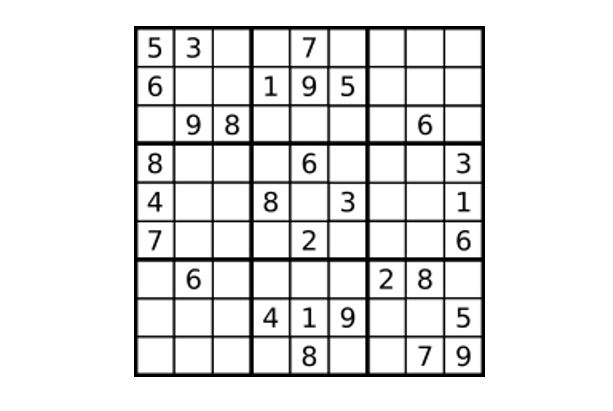
#> input picture examples/example_1.jpg, 613 x 411 px, given in place of the camera
$ python main.py   (older library calls are emulated)
#> lines starting #> are read from the running program, lines starting #| are printed output that depends on the picture; after the words box and inside, x2 and y2 are one past the last pixel; in counts of white or black regions, pixels touching at a corner belong together
#> further down, frame is the input picture: shape (411, 613, 3); min 0, max 255, mean 230.9
### solver.py
import sys
import numpy as np
from datetime import datetime
from copy import deepcopy

def solve_sudoku(sudoku_array):
    # https://stackoverflow.com/questions/1697334/algorithm-for-solving-sudoku von:dominik von stack overflow
    # HIER ANJAS TEIL
    # Eingabe: Sudoku als mehrdimensionales Array (je Reihe ein Unter-Array),
    #          z.B: [[5, 3, 0, 0, 7, 0, 0, 0, 0], [6, 0, 0, 1, 9, 5, 0, 0, 0], ...]
    #          die Nullen entsprechen den leeren Sudoku-Feldern
    # Source: https://stackoverflow.com/a/35500280/3582159

    def output(a):
        sys.stdout.write(str(a))

    N = len(sudoku_array)

    # [128 lines left out: functions print_field, read, done, propagate_step, propagate, solve, not called in this run]


    starttime = datetime.now()
    print("started solving")
    res = None
    # do not solve sudokus with less than 5 known numbers (of 81)
    if(np.count_nonzero(sudoku_array) >= 5):
        state = read(sudoku_array)
        res = solve(state)
        if res is not None:
            print("solved")
        else:
            print("could not solve")
        #print_field(res)
    else:
        print("jumped solving because less than 5 known numbers")

    # Ausgabe: gelöstes Sudoku in der gleichen Struktur oder wenn unlösbar: original-sudoku
    return res if res else sudoku_array

### digit_detector.py
import cv2
import numpy as np
from sklearn import svm, metrics

def get_digit_classifier(digits):
    # modified from http://scikit-learn.org/stable/auto_examples/classification/plot_digits_classification.html
    # To apply a classifier on this data, we need to flatten the image, to turn the data in a (samples, feature) matrix:
    n_samples = len(digits.images)
    #print("+++++++++++++",digits.images[0],"+++++++++++++")
    data = digits.images.reshape((n_samples, -1))
    #print("************", data[0], "************")

    # Create a classifier: a support vector classifier
    classifier = svm.SVC(gamma=0.001, probability=True)

    # learn the digitss
    classifier.fit(data, digits.target)

    #print("Classification report for classifier %s:\n%s\n"
    #      % (classifier, metrics.classification_report(expected, predicted)))
    #print("Confusion matrix:\n%s" % metrics.confusion_matrix(expected, predicted))
    return classifier


def detect_digit(frame, classifier):
    # HIER NINAS TEIL
    # Eingabe: Zugeschnittenes Schwarz-Weißes OpenCV Bild "frame" mit genau einer oder keiner Ziffer

    if len(frame) < 8:
        return 0


    #Höhe/Breite bestimmen
    height, width = frame.shape[:2]


    #10% von w und h berechnen

    x=int(0.1*width)
    y=int(0.1*height)

    #frame-Zuschnitt

    frame_zuschnitt=frame[x:int(x+(width-2*x)) ,  y: int(y+(height-2*y)) ]

    # classifier needs an 8x8 picture with 16 greyscale steps (4 Bit) and black digits on white bg
    frame_mini = cv2.resize(frame_zuschnitt, (8,8))
    # now we can invert the image for black digits on white
    frame_mini = cv2.bitwise_not(frame_mini)
    # currently it has 256 Steps (8 Bit). Reduce amount of steps by dividing by (256/4) and convert to float64
    frame_mini = np.float64(frame_mini // 16)
    frame_mini = np.array(frame_mini, np.float64)

    # now the 8x8 picture has to be flatten:
    frame_mini_flat = np.ndarray.flatten(frame_mini)

    #print("~~~~~~~~~~~~~~",frame_mini_flat,"~~~~~~~~~~~~~~")
    predicted_probs = classifier.predict_proba([frame_mini_flat])[0]
    predicted_digit = np.argmax(predicted_probs)
    predicted_digit_prob = predicted_probs[predicted_digit]

    # print("Zahl:",predicted_digit,"%:",predicted_digit_prob)

    # Ausgabe: Integer der Ziffer oder 0 wenn (wahrscheinlich) keine Ziffer vorhanden
    return predicted_digit if predicted_digit_prob > 0.2 else 0

### main.py
#!/usr/bin/env python

import cv2
import numpy as np
from numpy.random import randint
from imutils.perspective import four_point_transform
import imutils
from sklearn import datasets
from solver import solve_sudoku
from digit_detector import get_digit_classifier, detect_digit

print("Press Q to exit")

def processFrame(frame):
    modifiedFrame = frame.copy()

    """
    #cut to square
    h,w,c = modifiedFrame.shape
    x = int((w-h)/2)
    modifiedFrame = modifiedFrame[0:h, x:x + h]
    """

    # convert to black and white
    modifiedFrame = cv2.cvtColor(modifiedFrame, cv2.COLOR_BGR2GRAY)
    (thresh, modifiedFrame) = cv2.threshold(modifiedFrame, 128, 255, cv2.THRESH_BINARY | cv2.THRESH_OTSU)
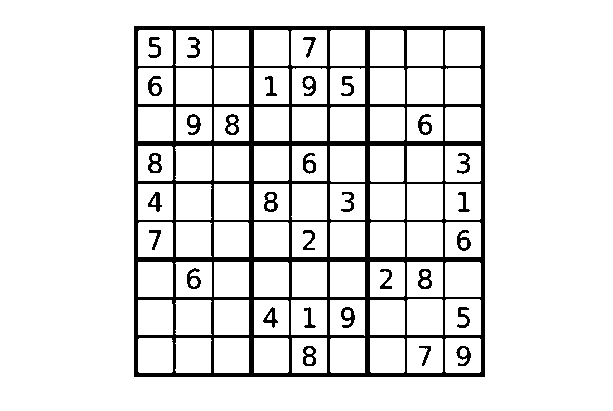
#> modifiedFrame: shape (411, 613); 89.6% white; 31 black regions, largest, box (x1, y1, x2, y2) and area: (134, 26, 485, 377) 22400, (418, 269, 432, 289) 155, (148, 153, 162, 173) 153
#> thresh = 150

    # detect outlines
    blurred = cv2.GaussianBlur(modifiedFrame, (5, 5), 0)
    edged = cv2.Canny(blurred, 50, 200, 255)
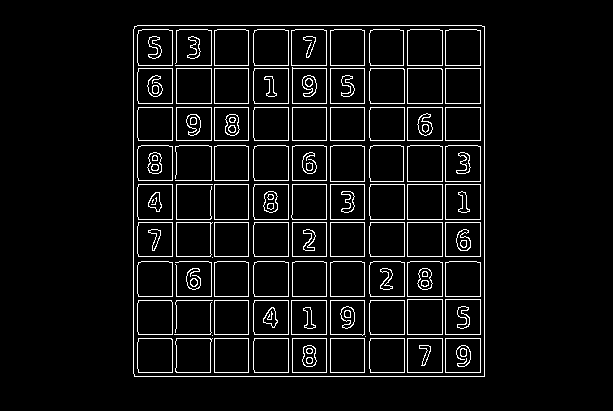
#> edged: shape (411, 613); 6.1% white in thin lines or dots, all inside (x1, y1, x2, y2) = (133, 25, 485, 377)

    # biggest rectangle
    # find contours in the edge map, then sort them by their
    # size in descending order
    cnts = cv2.findContours(edged.copy(), cv2.RETR_EXTERNAL,
                            cv2.CHAIN_APPROX_SIMPLE)
#> cnts = 1 contour; box (x1, y1, x2, y2) and area: (133, 25, 485, 377) 123190
    cnts = cnts[0] if imutils.is_cv2() else cnts[1]
    cnts = sorted(cnts, key=cv2.contourArea, reverse=True)
    sudoku_outline = None

    # loop over the contours
    for c in cnts:
        # approximate the contour
        peri = cv2.arcLength(c, True)
        approx = cv2.approxPolyDP(c, 0.02 * peri, True)

        # if the contour has four vertices, we have found the sudoku
        if len(approx) == 4:
            sudoku_outline = approx
            break
#> this loop made 1 pass
#> (peri, sudoku_outline) on pass 1: (1401.7, [[134, 26], [134, 376], [484, 376], [484, 26]])

    # print(approx, len(approx))
    if len(sudoku_outline) > 2:
        sudoku_outline_width = abs(sudoku_outline[2][0][0] - sudoku_outline[0][0][0])
#> sudoku_outline_width = 350
    else:
        sudoku_outline_width = 0
    #minimum size: 8pixel per small number field
    if sudoku_outline is not None and sudoku_outline_width > 8*9:
        # extract the sudoku, apply a perspective transform to it
        warped = four_point_transform(modifiedFrame, sudoku_outline.reshape(4, 2))
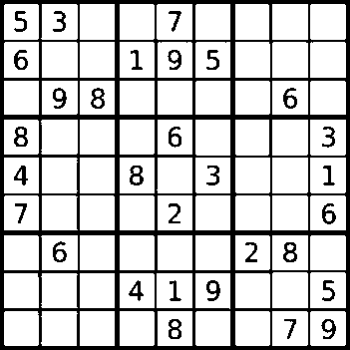
#> warped: shape (350, 350); min 0, max 255, mean 200.8
        # warped_on_original_frame = four_point_transform(frame, sudoku_outline.reshape(4, 2))

        # sharpen
        # kernel = np.array([[-1, -1, -1], [-1, 9, -1], [-1, -1, -1]])
        # warped = cv2.filter2D(warped, -1, kernel)

        # if input image is big, resize: 500px are enough and resize removes some noise
        if warped.shape[0] > process_size:
            warped = cv2.resize(warped, (process_size, process_size))

        # threshold the warped image, then apply a series of morphological
        # operations to cleanup the thresholded image
        thresh = cv2.threshold(warped, 0, 255, cv2.THRESH_BINARY_INV | cv2.THRESH_OTSU)[1]
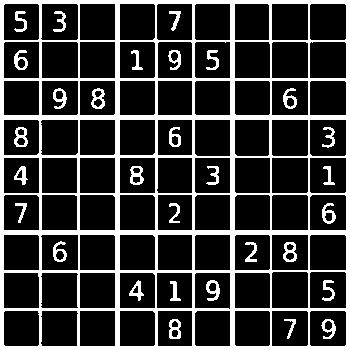
#> thresh: shape (350, 350); 21.4% white; 31 white regions
        # kernel = cv2.getStructuringElement(cv2.MORPH_ELLIPSE, (1, 5))
        # thresh = cv2.morphologyEx(thresh, cv2.MORPH_OPEN, kernel)

        """
        #horizontale Linien entfernen
        linek = np.zeros((18,18),dtype=np.uint8)
        linek[9,...]=1
        x=cv2.morphologyEx(thresh, cv2.MORPH_OPEN, linek ,iterations=1)
        thresh2 = thresh - x
        cv2.imshow("x", x)
        cv2.imshow("test3", thresh2)
        """

        # find small squares
        cnts = cv2.findContours(thresh.copy(), cv2.RETR_TREE, cv2.CHAIN_APPROX_SIMPLE)
#> cnts = 133 contours; largest, box (x1, y1, x2, y2) and area: (0, 0, 350, 350) 121801, (271, 3, 309, 41) 1367, (41, 41, 79, 79) 1366, (40, 3, 79, 41) 1365, (309, 271, 347, 309) 1364
        cnts = cnts[0] if imutils.is_cv2() else cnts[1]
        cnts = sorted(cnts, key=cv2.contourArea, reverse=True)

        thresh_draw = thresh.copy()
        thresh_draw = cv2.cvtColor(thresh_draw, cv2.COLOR_GRAY2BGR)
#> thresh_draw: shape (350, 350, 3); 21.4% white; 31 white regions, largest, box (x1, y1, x2, y2) and area: (0, 0, 350, 350) 22382, (91, 88, 105, 109) 157, (206, 280, 220, 301) 156

        warped_h, warped_w = warped.shape
        rowh = int(warped_h / gridsize)
        colw = int(warped_w / gridsize)

        # squares = np.zeros((gridsize, gridsize)).tolist()
        sudoku = np.zeros((gridsize, gridsize), dtype=np.uint).tolist()
        squares_pos = np.zeros((gridsize, gridsize)).tolist()  # tupels (x,y,w,h)

        # loop over the contours
        # Alternativ in 9x9 grid einteilen statt kleine Kästchen suchen
        if useContours:
            for c in cnts:
                peri = cv2.arcLength(c, True)
                approx = cv2.approxPolyDP(c, 0.02 * peri, True)
                # only use if the contour has four vertices and if its width is smaller than twice the grid cell size but bigger than 1/18 of the grid size
                if len(approx) == 4:
                    x, y = approx[0][0]
                    # print(approx, len(approx))
                    w = approx[2][0][0] - x
                    h = approx[2][0][1] - y
                    if colw / 18 < w < colw * 2:
                        # split image in 9 rows and cols and determine which the contour is most likely in
                        col_nr = 0
                        row_nr = 0
                        for i in range(1, gridsize + 1):
                            if (i - 1) * colw <= x + int(colw / 2) < i * colw:  # Spalte bestimmen
                                col_nr = i
                            if (i - 1) * rowh <= y + int(rowh / 2) < i * rowh:  # Reihe bestimmen
                                row_nr = i
                        squares_pos[row_nr - 1][col_nr - 1] = (x, y, w, h)
                        i += 1
        else:  # divide grid 9x9:
            for row_nr in range(0, gridsize):
                y = row_nr * rowh
                for col_nr in range(0, gridsize):
                    x = col_nr * colw
                    squares_pos[row_nr][col_nr] = (x, y, colw, rowh)

        """
            Scan Numbers
        """
        # do something for each detected square
        for row_nr in range(0, gridsize):
            for col_nr in range(0, gridsize):
                if type(squares_pos[row_nr][col_nr]) is not float:
                    x, y, w, h = squares_pos[row_nr][col_nr]
                    cutted_square = warped[y:y + h, x:x + w]
                    sudoku[row_nr][col_nr] = detect_digit(cutted_square, classifier)
                    # debug: show border and colum nr
                    if showGrid:
                        color = (randint(0, 255), randint(0, 255), randint(0, 255))
                        cv2.rectangle(thresh_draw, (x, y), (x + colw, y + rowh), color, 2)
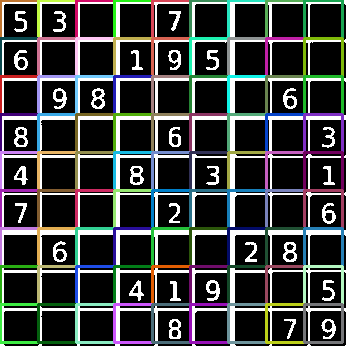
#> thresh_draw: shape (350, 350, 3); mean B, G, R 65.4, 66.2, 63.7
#> after the loop, sudoku = 9 items, first 6: [1, 1, 0, 0, 1, 0, 0, 0, 0], [4, 0, 0, 0, 0, 0, 0, 0, 0], [0, 0, 0, 0, 0, 0, 0, 0, 0], [0, 0, 0, 0, 0, 0, 0, 0, 0], [0, 0, 0, 0, 0, 0, 0, 0, 0], [0, 0, 0, 0, 0, 0, 0, 0, 0]
                    # [7 lines of commented-out code are left out]
        print("Detected:",sudoku)
#> (printed output is left out)
        #sudoku = [[5, 3, 0, 0, 7, 0, 0, 0, 0], [6, 0, 0, 1, 9, 5, 0, 0, 0], [0, 9, 8, 0, 0, 0, 0, 6, 0],
        #         [8, 0, 0, 0, 6, 0, 0, 0, 3], [4, 0, 0, 8, 0, 3, 0, 0, 1], [7, 0, 0, 0, 2, 0, 0, 0, 6],
        #         [0, 6, 0, 0, 0, 0, 2, 8, 0], [0, 0, 0, 4, 1, 9, 0, 0, 5], [0, 0, 0, 0, 8, 0, 0, 7, 9]]

        """
            Solve Sudoku
        """
        sudoku_solved = solve_sudoku(np.copy(sudoku).tolist())
#> in solve_sudoku, `N = len(sudoku_array)`: N = 9
#> sudoku_solved has the same summary as sudoku


        # TEST overwrite sudoku to test output print
        #sudoku_solved = [[5, 3, 4, 6, 7, 8, 9, 1, 2], [6, 7, 2, 1, 9, 5, 3, 4, 8], [1, 9, 8, 3, 4, 2, 5, 6, 7],
        #                 [8, 5, 9, 7, 6, 1, 4, 2, 3], [4, 2, 6, 8, 5, 3, 7, 9, 1], [7, 1, 3, 9, 2, 4, 8, 5, 6],
        #                 [9, 6, 1, 5, 3, 7, 2, 8, 4], [2, 8, 7, 4, 1, 9, 6, 3, 5], [3, 4, 5, 2, 8, 6, 1, 7, 9]]

        """
            Print Results on Input Image
        """
        # do something for each detected square
        # print(squares_pos)
        #if not np.array_equal(sudoku_solved, sudoku): #only print solution if solvable
        for row_nr in range(0, gridsize):
            for col_nr in range(0, gridsize):
                if type(squares_pos[row_nr][col_nr]) is not float:
                    x, y, w, h = squares_pos[row_nr][col_nr]
                    if colw > 1 and sudoku[row_nr][col_nr] == 0:
                        color = (255, 0, 0)
                    else:
                        color = (0,255,0)
                    # print("printing square", str(sudoku_solved[row_nr][col_nr]))
                    if sudoku_solved[row_nr][col_nr] != 0:
                        cv2.putText(thresh_draw, str(sudoku_solved[row_nr][col_nr]), (int(x + colw/5), int(y + rowh * 0.8)),
                                    cv2.FONT_HERSHEY_TRIPLEX, fontScale=(colw/36.6), color=color, lineType=2)
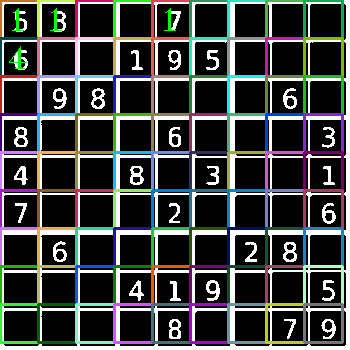
#> thresh_draw: shape (350, 350, 3); 0.27% of pixels changed, all inside (x1, y1, x2, y2) = (9, 8, 176, 69)
                    #print(colw)#1.5 #36.6 is 55*(2/3)
                # else:
                #    print("skipped square printing")

        output = cv2.resize(thresh_draw, (process_size, process_size))

        debug = edged.copy()
        debug = cv2.cvtColor(debug, cv2.COLOR_GRAY2BGR)
        color = (42, 173, 32)
        cv2.rectangle(debug, (sudoku_outline[0][0][0], sudoku_outline[0][0][1]),
                      (sudoku_outline[2][0][0], sudoku_outline[2][0][1]), color, 4)
#> debug: shape (411, 613, 3); mean B, G, R 15.3, 18.9, 15
        debug = cv2.resize(debug, (process_size, process_size))
#> debug: shape (500, 500, 3)

    else:  # if no sudoku outline is found
        output = cv2.resize(edged, (process_size, process_size))
        debug = output

    return output, debug


def showOutput(imgs):
    if combineOutputWindow:
        cv2.imshow("Output", np.concatenate(imgs, axis=1))
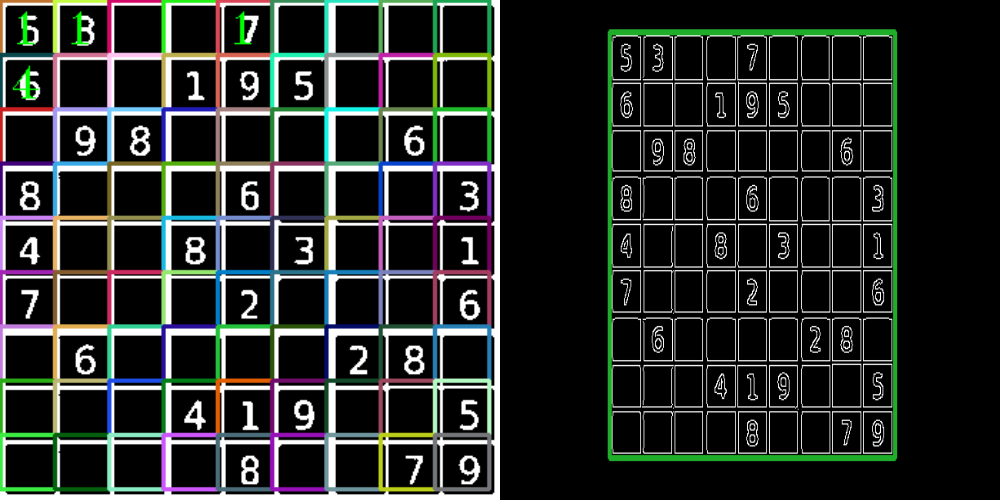
#> window 'Output': shape (500, 1000, 3); mean B, G, R 40.1, 42.7, 39.1
    else:
        for nr, img in enumerate(imgs):
            cv2.imshow("Output " + str(nr), img)


################################
#       RUN PROGRAM            #
################################

# config
captureWebcam = True                    # True = Use Webcam Image, False = Use Input File
input_file = "examples/example_5.jpg"   # Input File used when captureWebcam is set to False
process_size = 500                      # Pixel-Size used when filtering contours (and for output)
useContours = False                     # Set to True to detect small squares via contures or to False to divide to a 9x9 grid mathematically
combineOutputWindow = True              # Choose if OpenCV should Display Output in seperate Windows (False) or one Window (True)
gridsize = 9                            # Size of the Sudoku (9 for 9x9 sudokus)
showGrid = True                         # Set to True to show detected small squares or to False to hide this (debugging) overlay

# init the digits dataset
digits = datasets.load_digits()
classifier = get_digit_classifier(digits)

if captureWebcam:
    cap = cv2.VideoCapture(0)

    while True:
        # read and modify video
        ret, frame = cap.read()
        if ret:
            showOutput(processFrame(frame))

        if cv2.waitKey(1) & 0xFF == ord('q'):
#> (key q is pressed here)
            cv2.destroyAllWindows()
            break

        if cv2.waitKey(1) & 0xFF == ord('p'):
            wait = input("PRESS ENTER TO CONTINUE.")

    cap.release()
    cv2.destroyAllWindows()
else:
    frame = cv2.imread(input_file)
    showOutput(processFrame(frame))
    cv2.waitKey(0)

$ run again, on examples/example_2.jpg
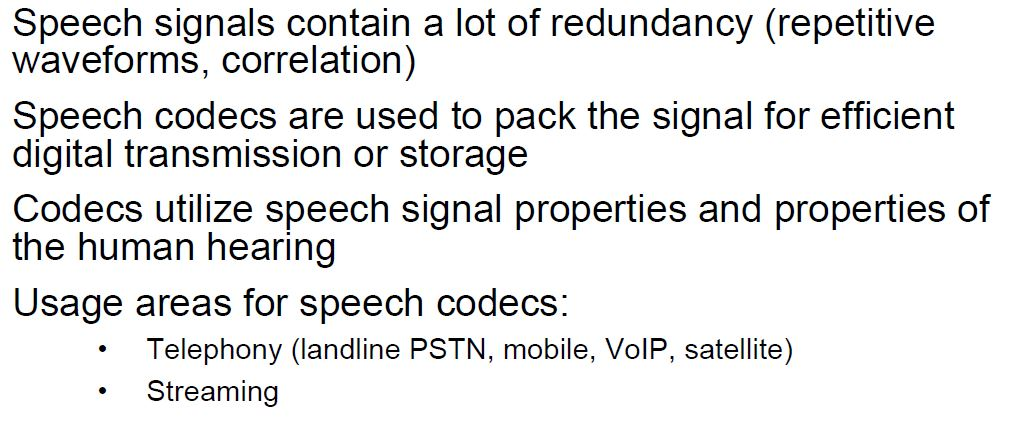
#> input picture examples/example_2.jpg, 1027 x 421 px, given in place of the camera
#> frame is the input picture: shape (421, 1027, 3); mean B, G, R 230.8, 230.9, 230.5
#> in processFrame, `(thresh, modifiedFrame) = cv2.threshold(modifiedFrame, 128, 255, cv2.T..`:
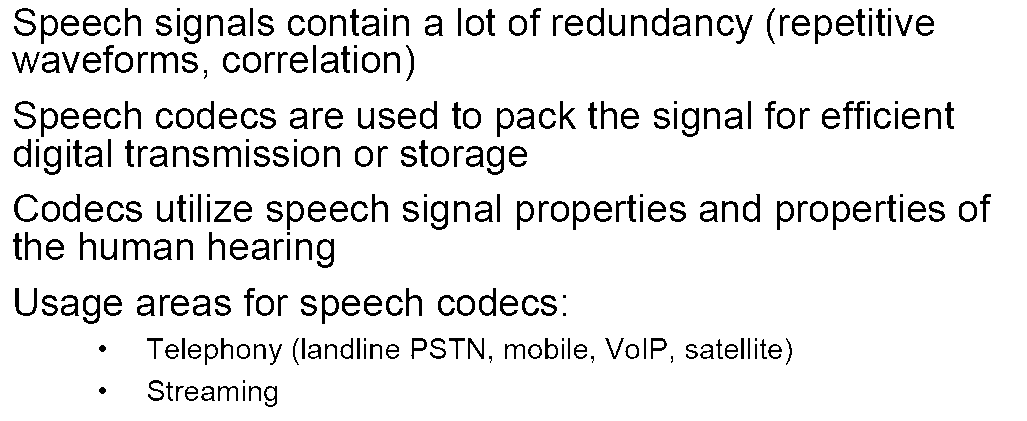
#> modifiedFrame: shape (421, 1027); 90.8% white; 313 black regions (28 under 20 px), largest, box (x1, y1, x2, y2) and area: (184, 15, 201, 44) 244, (44, 146, 61, 175) 242, (431, 201, 448, 230) 241
#> thresh = 137
#> edged: shape (421, 1027); 7% white in thin lines or dots
#> cnts = 309 contours, 29 with area under 20; largest, box (x1, y1, x2, y2) and area: (430, 200, 449, 231) 411, (183, 14, 202, 45) 411, (486, 145, 505, 176) 410, (43, 145, 62, 176) 410, (681, 107, 700, 138) 410
#> the loop in processFrame, `for c in cnts:` made 268 passes
#> (peri, sudoku_outline) on pass 268: (46, [[747, 338], [747, 358], [750, 358], [750, 338]])
#> sudoku_outline_width = 3
#> in showOutput, `cv2.imshow("Output", np.concatenate(imgs, axis=1))`:
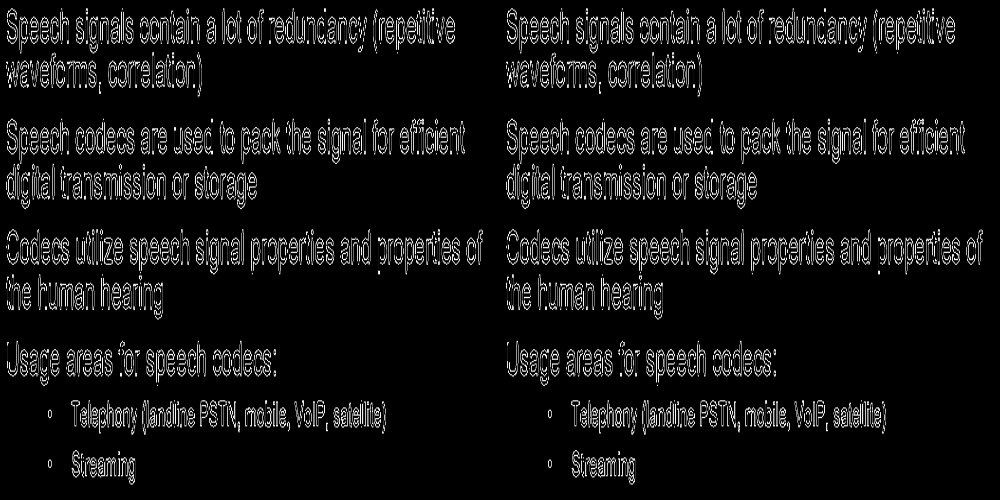
#> window 'Output': shape (500, 1000); min 0, max 255, mean 17.8
